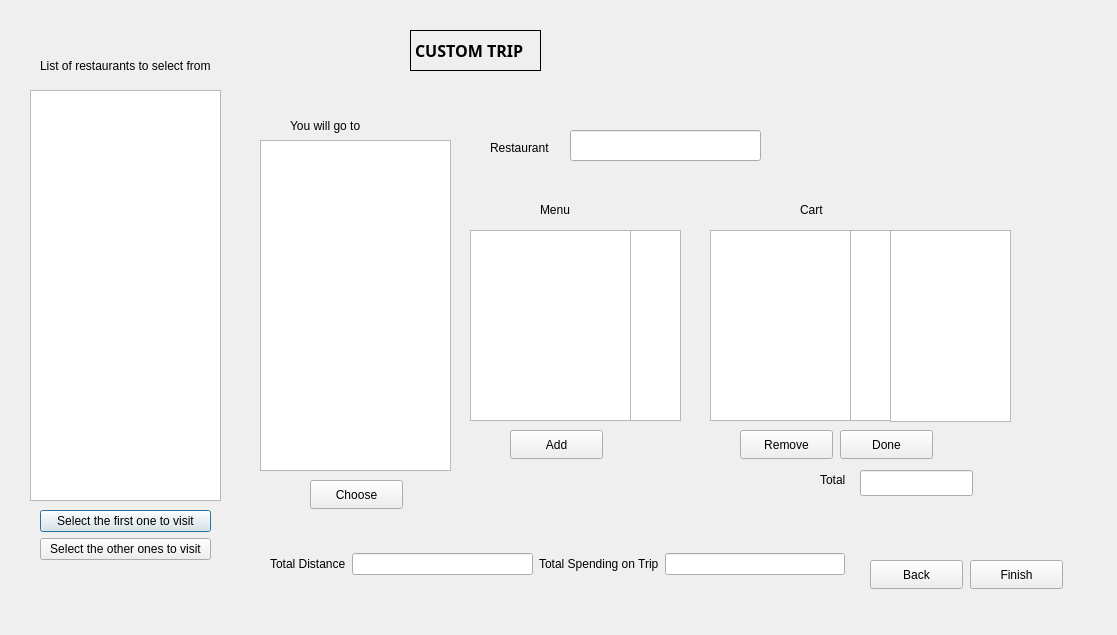
<?xml version="1.0" encoding="UTF-8"?>
<ui version="4.0">
 <class>customtrip</class>
 <widget class="QDialog" name="customtrip">
  <property name="geometry">
   <rect>
    <x>0</x>
    <y>0</y>
    <width>1117</width>
    <height>635</height>
   </rect>
  </property>
  <property name="windowTitle">
   <string>Dialog</string>
  </property>
  <widget class="QListWidget" name="listWidget_3">
   <property name="geometry">
    <rect>
     <x>30</x>
     <y>90</y>
     <width>191</width>
     <height>411</height>
    </rect>
   </property>
  </widget>
  <widget class="QLabel" name="label_10">
   <property name="geometry">
    <rect>
     <x>410</x>
     <y>30</y>
     <width>131</width>
     <height>41</height>
    </rect>
   </property>
   <property name="font">
    <font>
     <family>Perpetua</family>
     <pointsize>12</pointsize>
     <weight>75</weight>
     <bold>true</bold>
     <strikeout>false</strikeout>
    </font>
   </property>
   <property name="frameShape">
    <enum>QFrame::Box</enum>
   </property>
   <property name="text">
    <string>CUSTOM TRIP</string>
   </property>
  </widget>
  <widget class="QLabel" name="label_8">
   <property name="geometry">
    <rect>
     <x>40</x>
     <y>50</y>
     <width>171</width>
     <height>31</height>
    </rect>
   </property>
   <property name="text">
    <string>List of restaurants to select from:</string>
   </property>
  </widget>
  <widget class="QWidget" name="layoutWidget">
   <property name="geometry">
    <rect>
     <x>40</x>
     <y>510</y>
     <width>171</width>
     <height>52</height>
    </rect>
   </property>
   <layout class="QVBoxLayout" name="verticalLayout_2">
    <item>
     <widget class="QPushButton" name="pushButton_9">
      <property name="text">
       <string>Select the first one to visit</string>
      </property>
     </widget>
    </item>
    <item>
     <widget class="QPushButton" name="pushButton_10">
      <property name="text">
       <string>Select the other ones to visit</string>
      </property>
     </widget>
    </item>
   </layout>
  </widget>
  <widget class="QListWidget" name="listWidget_cartPrice">
   <property name="geometry">
    <rect>
     <x>890</x>
     <y>230</y>
     <width>121</width>
     <height>192</height>
    </rect>
   </property>
  </widget>
  <widget class="QLineEdit" name="name">
   <property name="geometry">
    <rect>
     <x>570</x>
     <y>130</y>
     <width>191</width>
     <height>31</height>
    </rect>
   </property>
  </widget>
  <widget class="QLabel" name="label_2">
   <property name="geometry">
    <rect>
     <x>290</x>
     <y>110</y>
     <width>161</width>
     <height>31</height>
    </rect>
   </property>
   <property name="text">
    <string>You will go to</string>
   </property>
  </widget>
  <widget class="QListWidget" name="listWidget_cartItem">
   <property name="geometry">
    <rect>
     <x>710</x>
     <y>230</y>
     <width>141</width>
     <height>191</height>
    </rect>
   </property>
  </widget>
  <widget class="QPushButton" name="pushButton_6">
   <property name="geometry">
    <rect>
     <x>970</x>
     <y>560</y>
     <width>93</width>
     <height>29</height>
    </rect>
   </property>
   <property name="text">
    <string>Finish</string>
   </property>
  </widget>
  <widget class="QWidget" name="layoutWidget_2">
   <property name="geometry">
    <rect>
     <x>270</x>
     <y>550</y>
     <width>575</width>
     <height>28</height>
    </rect>
   </property>
   <layout class="QHBoxLayout" name="horizontalLayout_3">
    <item>
     <widget class="QLabel" name="label_13">
      <property name="text">
       <string>Total Distance</string>
      </property>
     </widget>
    </item>
    <item>
     <widget class="QLineEdit" name="lineEdit_totalDistance_3"/>
    </item>
    <item>
     <widget class="QLabel" name="label_14">
      <property name="text">
       <string>Total Spending on Trip</string>
      </property>
     </widget>
    </item>
    <item>
     <widget class="QLineEdit" name="lineEdit_totalSpentTrip_3"/>
    </item>
   </layout>
  </widget>
  <widget class="QListWidget" name="listWidget_menu">
   <property name="geometry">
    <rect>
     <x>470</x>
     <y>230</y>
     <width>161</width>
     <height>191</height>
    </rect>
   </property>
  </widget>
  <widget class="QPushButton" name="pushButton_3">
   <property name="geometry">
    <rect>
     <x>870</x>
     <y>560</y>
     <width>93</width>
     <height>29</height>
    </rect>
   </property>
   <property name="text">
    <string>Back</string>
   </property>
  </widget>
  <widget class="QPushButton" name="pushButton_2">
   <property name="geometry">
    <rect>
     <x>740</x>
     <y>430</y>
     <width>93</width>
     <height>29</height>
    </rect>
   </property>
   <property name="text">
    <string>Remove</string>
   </property>
  </widget>
  <widget class="QPushButton" name="pushButton_5">
   <property name="geometry">
    <rect>
     <x>840</x>
     <y>430</y>
     <width>93</width>
     <height>29</height>
    </rect>
   </property>
   <property name="text">
    <string>Done</string>
   </property>
  </widget>
  <widget class="QLineEdit" name="lineEdit_totalOnRest">
   <property name="geometry">
    <rect>
     <x>860</x>
     <y>470</y>
     <width>113</width>
     <height>26</height>
    </rect>
   </property>
  </widget>
  <widget class="QListWidget" name="listWidget_price">
   <property name="geometry">
    <rect>
     <x>630</x>
     <y>230</y>
     <width>51</width>
     <height>191</height>
    </rect>
   </property>
  </widget>
  <widget class="QLabel" name="label">
   <property name="geometry">
    <rect>
     <x>490</x>
     <y>140</y>
     <width>121</width>
     <height>16</height>
    </rect>
   </property>
   <property name="text">
    <string>Restaurant </string>
   </property>
  </widget>
  <widget class="QPushButton" name="pushButton">
   <property name="geometry">
    <rect>
     <x>510</x>
     <y>430</y>
     <width>93</width>
     <height>29</height>
    </rect>
   </property>
   <property name="text">
    <string>Add</string>
   </property>
  </widget>
  <widget class="QLabel" name="label_4">
   <property name="geometry">
    <rect>
     <x>800</x>
     <y>200</y>
     <width>63</width>
     <height>20</height>
    </rect>
   </property>
   <property name="text">
    <string>Cart</string>
   </property>
  </widget>
  <widget class="QLabel" name="label_5">
   <property name="geometry">
    <rect>
     <x>820</x>
     <y>470</y>
     <width>63</width>
     <height>20</height>
    </rect>
   </property>
   <property name="text">
    <string>Total</string>
   </property>
  </widget>
  <widget class="QPushButton" name="pushButton_4">
   <property name="geometry">
    <rect>
     <x>310</x>
     <y>480</y>
     <width>93</width>
     <height>29</height>
    </rect>
   </property>
   <property name="text">
    <string>Choose</string>
   </property>
  </widget>
  <widget class="QListWidget" name="listWidget_2">
   <property name="geometry">
    <rect>
     <x>850</x>
     <y>230</y>
     <width>41</width>
     <height>191</height>
    </rect>
   </property>
  </widget>
  <widget class="QLabel" name="label_3">
   <property name="geometry">
    <rect>
     <x>540</x>
     <y>200</y>
     <width>63</width>
     <height>20</height>
    </rect>
   </property>
   <property name="text">
    <string>Menu</string>
   </property>
  </widget>
  <widget class="QListWidget" name="listWidget">
   <property name="geometry">
    <rect>
     <x>260</x>
     <y>140</y>
     <width>191</width>
     <height>331</height>
    </rect>
   </property>
  </widget>
 </widget>
 <resources/>
 <connections/>
</ui>
